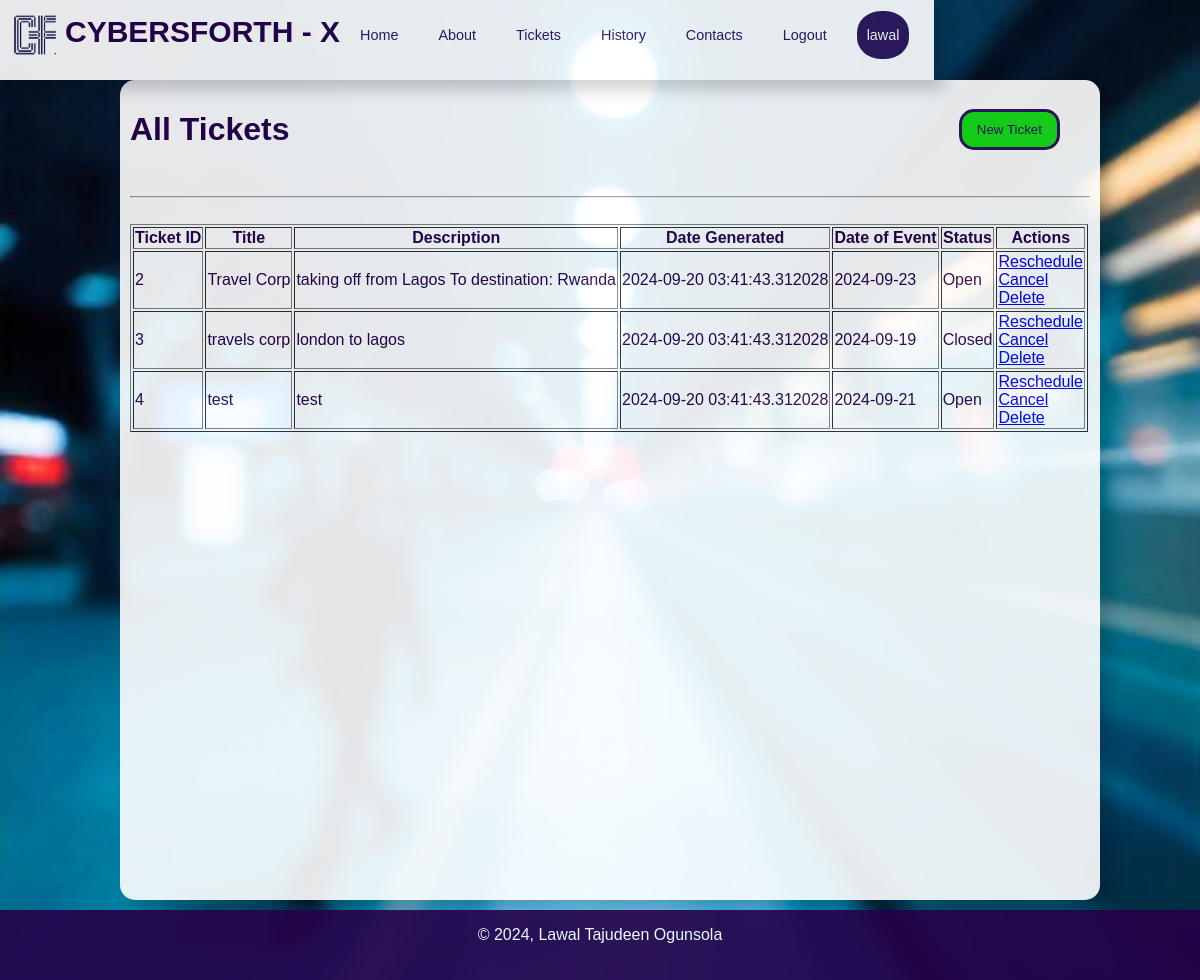
Page /tickets (signed in) on the committed database.
### app/base_model.py (models this page shows, shortened)
class User(db.Model, UserMixin):
    __tablename__ = 'users'
    id = db.Column(db.Integer,
                   primary_key=True)
    username = db.Column(db.String(80),
                         unique=True,
                         nullable=False)
    email = db.Column(db.String(120),
                      unique=True,
                      nullable=False)
    password_hash = db.Column(db.String(255),
                         nullable=False)
    first_name = db.Column(db.String(50),
                           nullable=False)
    last_name = db.Column(db.String(50),
                          nullable=False)
    phone_number = db.Column(db.String(15),
                             unique=True,
                             nullable=False)
    tickets = db.relationship('Ticket',
                              backref='creator',
                              lazy=True)
    appointments = db.relationship('Appointment',
                                   backref='creator',
                                   lazy=True)
    created_at = db.Column(db.DateTime,
                           nullable=False,
                           default=datetime.now(timezone.utc))

class Ticket(db.Model, UserMixin):
    __tablename__ = 'tickets'
    id = db.Column(db.Integer, primary_key=True)
    title = db.Column(db.String(100), nullable=False)
    description = db.Column(db.Text, nullable=False)
    date = db.Column(db.DateTime,
                           nullable=False,
                           default=datetime.now(timezone.utc))
    event_date = db.Column(db.Date, nullable=False)
    status = db.Column(db.String(10), nullable=False, default='Open')
    user_id = db.Column(db.Integer, db.ForeignKey('users.id'))
    def update_status(self):
        current_time = datetime.now(timezone.utc)
        '''Ensuring that both dates are compared as datetime objects'''
        if self.status != 'canceled' and self.event_date:
            if isinstance(self.event_date, datetime):
                '''
                    If event_date includes time,
                    compare it directly with the current_time
                '''
                if self.event_date < current_time and self.status == 'open':
                    self.status = 'closed'
                    db.session.commit()
            else:
                if self.event_date < current_time.date() and self.status == 'open':
                    self.status = 'closed'
                    db.session.commit()

### app/routes.py (the view)
@routes.route('/tickets')
@login_required
def View_tickets():
    tickets = Ticket.query.filter_by(user_id=current_user.id).all()
    for ticket in tickets:
        ticket.update_status()
    db.session.commit()
    return render_template('view_tickets.html', tickets=tickets)

### app/__init__.py (called while the page is built)
def create_app():
    app = Flask(__name__,
                template_folder='../templates',
                static_folder='../static')
    '''database configuration'''
    app.config.from_object(Config)
    ''' initializing the app with extesions'''
    db.init_app(app)
    migrate.init_app(app, db)
    login_manager.init_app(app)
    bcrypt.init_app(app)
    '''
        register Blueprint
    '''
    from .routes import routes
    app.register_blueprint(routes)
    login_manager.init_app(app)
    login_manager.login_view = 'routes.Login'
    from .base_model import User
    @login_manager.user_loader
    def load_user(user_id):
        return User.query.get(int(user_id))
    return app

### templates/view_tickets.html
{% extends 'layout.html' %}
{% block header %}
<link rel='stylesheet' href="{{ url_for('static', filename='./css/view_tickets.css') }}" />
{% endblock header %}
{% block contents %}
<div class='sec-1'>
    <h1>All Tickets</h1>
    <a class='new_ticket' href="{{ url_for('routes.Create_ticket') }}"><button>New Ticket</button></a>
</div><br />
<hr /><br />
<table border="1">
    <thead>
        <tr>
            <th>Ticket ID</th>
            <th>Title</th>
            <th>Description</th>
            <th>Date Generated</th>
            <th>Date of Event</th>
            <th>Status</th>
            <th>Actions</th>
        </tr>
    </thead>
    <tbody>
        {% for ticket in tickets %}
        <tr>
            <td>{{ ticket.id }}</td>
            <td>{{ ticket.title }}</td>
            <td>{{ ticket.description }}</td>
            <td>{{ ticket.date }}</td>
            <td>{{ ticket.event_date }}</td>
            <td>{{ ticket.status }}</td>
            <td>
                <a href="{{ url_for('routes.Reschedule_ticket', ticket_id=ticket.id) }}" class="btn btn-warning">Reschedule</a>
                <br />
                <a href="{{ url_for('routes.Cancel_ticket', ticket_id=ticket.id) }}" class="btn btn-danger" onclick="return confirm('Are you sure you want to cancel this ticket?')">Cancel</a>
                <br />
                <a href="{{ url_for('routes.Delete_ticket', ticket_id=ticket.id) }}" class="btn btn-danger" onclick="return confirm('Are you sure you want to cancel this ticket?')">Delete</a>
            </td>
        </tr>
        {% endfor %}
    </tbody>
</table>
{% endblock contents %}

### templates/header.html (shortened to what this page needs)
{% block header %}
<link rel='stylesheet' href="{{ url_for('static', filename='header.css') }}" />
{% endblock %}
{% block contents %}
<nav>
    <div class='divHead'>
        <img src="{{ url_for('static', filename='./images/logo.png') }}" alt="brand logo">
        <h1>CYBERSFORTH - X</h1>
    </div>
    <div>
        <ul class='nav-links'>
            <li>
                <a href="{{ url_for('routes.Home') }}">Home</a>
            </li>
            <li>
                <a href="{{ url_for('routes.About') }}">About</a>
            </li>
            <li>
                <a href="{{ url_for('routes.Ticket_page') }}">Tickets</a>
            </li>
            <li>
                <a href="{{ url_for('routes.View_tickets') }}">History</a>
            </li>
            <li>
                <a href='#'>Contacts</a>
            </li>
            {% if current_user.is_authenticated %}
                <li>
                    <a href="{{ url_for('routes.Logout') }}" >Logout</a>
                </li>
                <li class='user_profile'>
                    <a href="{{ url_for('routes.Dashboard') }}" >{{ current_user.username }}</a>
                </li>
            {% endif %}
        </ul>
    </div>
</nav>
{% endblock contents %}

### static/css/layout.css (style rules this page uses)
body { background-color: #c0c0c0; padding: 0; margin: 0; opacity: 0.9; }
body { margin: 0; font-family: Arial, sans-serif; background-image: url('../images/bg-2.jpeg'); background-size: cover; background-attachment: fixed; background-position: center; background-repeat: no-repeat; color: #333; }
nav { display: flex; height: 70px; padding: 10px; justify-content: space-between; align-content: center; align-items: center; box-shadow: 10px 10px 15px rgba(0, 0, 0, 0.2); }
nav img { height: 50px; width: 50px; }
.divHead { display: flex; flex-wrap: wrap; justify-content: center; align-content: center; text-align: center; }
.divHead h1 { color: #260049; font-size: 30px; margin: 5px; }
nav { background-color: #fff; }
nav ul { list-style-type: none; padding: 0; margin: 0; display: flex; align-items: center; }
nav ul li { margin-right: 15px; font-size: 90%; }
nav ul li a, .edit_profile { color: #2E175D; text-decoration: none; }
nav ul li, .edit_profile { margin: 8px, 0; text-align: center; width: 80%; padding: 6px 10px; transition: #2E175D 0.5s ease, #fff 0.3s ease; position: relative; margin: 5px; border-radius: 15px; }
nav ul li a { color: #2E175D; text-decoration: none; width: 100%; height: 100%; display: block; padding: 10px 0; box-sizing: border-box; }
.user_profile, .user_profile a { background-color: #2E175D; color: #fff; border-radius: 45%; }

### static/css/view_tickets.css (style rules this page uses)
.sec-1 { display: flex; justify-content: space-between; align-content: center; align-items: center; text-align: center; }
.new_ticket { margin-right: 30px; }
.new_ticket button { padding: 10px 15px; border-radius: 15px; border: 3px solid #2E175D; background-color: transparent; color: #2E175D; cursor: pointer; }
.new_ticket button { background-color: rgb(24, 223, 24); color: #2E175D; }

### static/css/header.css (style rules this page uses)
nav ul { list-style-type: none; padding: 0; margin: 0; display: flex; align-items: center; }
nav ul li { margin-right: 15px; font-size: 90%; }
nav ul li a { color: #2E175D; text-decoration: none; }

### rows in the picture
User: username "lawal"
Ticket: id "2", title "Travel Corp", description "taking off from Lagos To destination: Rwanda", date "2024-09-20 03:41:43.312028", event_date "2024-09-23", status "Open"
Ticket: id "3", title "travels corp", description "london to lagos", date "2024-09-20 03:41:43.312028", event_date "2024-09-19", status "Closed"
Ticket: id "4", title "test", description "test", date "2024-09-20 03:41:43.312028", event_date "2024-09-21", status "Open"
